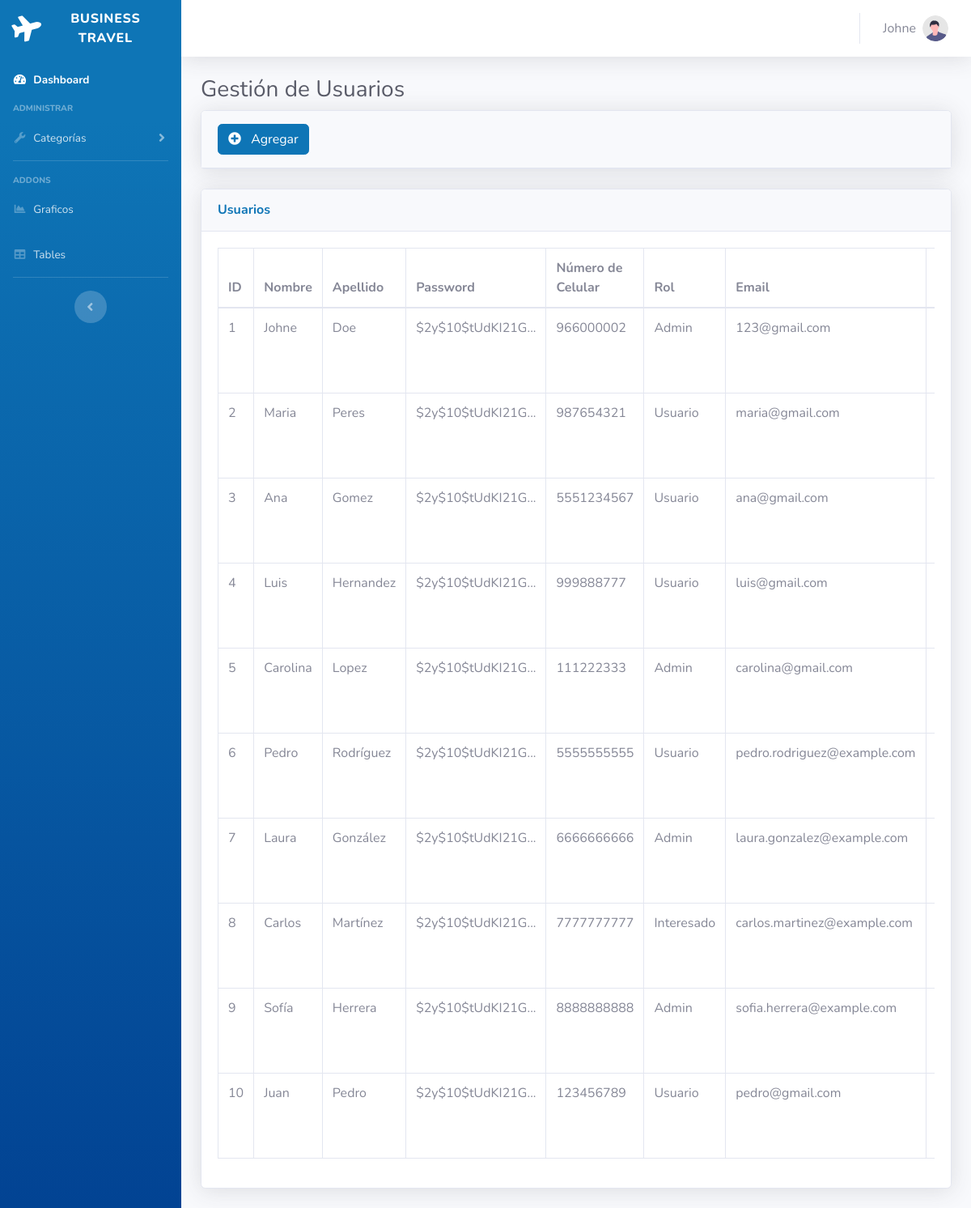
Screenshot of /MainController.php?action=usuario-index (signed in) with the database file from the repository.
### tables this page shows
CREATE TABLE IF NOT EXISTS `usuarios` (
  `id` int NOT NULL AUTO_INCREMENT,
  `nombre` varchar(50) NOT NULL,
  `apellido` varchar(50) NOT NULL,
  `password` varchar(60) NOT NULL,
  `numeroCelular` varchar(20) NOT NULL,
  `rol` int NOT NULL,
  `email` varchar(50) NOT NULL,
  PRIMARY KEY (`id`),
  KEY `FK_usuarios_roles` (`rol`),
  CONSTRAINT `FK_usuarios_roles` FOREIGN KEY (`rol`) REFERENCES `roles` (`id`)
);

### Controller/UsuarioController.php (called while the page is built, shortened)
<?php
require_once 'Model/Dao/UsuarioDAO.php';
class UsuarioController
{
    private $usuarioDAO;
    public function __construct()
    {
        $this->usuarioDAO = new UsuarioDAO();
    }
    public function index()
    {
        $usuarios = $this->usuarioDAO->getAllUsuarios();
        include 'View/Usuario/index.php';
    }
}

### Model/Dao/UsuarioDAO.php (called while the page is built, shortened)
<?php
require_once 'db_connect.php';
require_once 'Model/Usuario.php';
class UsuarioDAO implements UsuarioDAOInterface{
    public function getAllUsuarios() {
        global $conn;
        $usuarios = [];
        $query = "SELECT * FROM usuarios";
        $result = $conn->query($query);
        if ($result->num_rows > 0) {
            while ($row = $result->fetch_assoc()) {
                $usuario = new Usuario();
                $usuario->setId($row['id']);
                $usuario->setNombre($row['nombre']);
                $usuario->setApellido($row['apellido']);
                $usuario->setPassword($row['password']);
                $usuario->setNumeroCelular($row['numeroCelular']);
                $usuario->setRol($row['rol']);
                $usuario->setEmail($row['email']);
                $usuarios[] = $usuario;
            }
        }
        return $usuarios;
    }
}
?>

### Model/Usuario.php (called while the page is built)
<?php
class Usuario {
    private $id;
    private $nombre;
    private $apellido;
    private $password;
    private $numeroCelular;
    private $rol;
    private $email;
    public function getId() {
        return $this->id;
    }
    public function setId($id) {
        $this->id = $id;
    }
    public function getNombre() {
        return $this->nombre;
    }
    public function setNombre($nombre) {
        $this->nombre = $nombre;
    }
    public function getApellido() {
        return $this->apellido;
    }
    public function setApellido($apellido) {
        $this->apellido = $apellido;
    }
    public function getPassword() {
        return $this->password;
    }
    public function setPassword($password) {
        $this->password = $password;
    }
    public function getNumeroCelular() {
        return $this->numeroCelular;
    }
    public function setNumeroCelular($numeroCelular) {
        $this->numeroCelular = $numeroCelular;
    }
    public function getRol() {
        return $this->rol;
    }
    public function setRol($rol) {
        $this->rol = $rol;
    }
    public function getEmail() {
        return $this->email;
    }
    public function setEmail($email) {
        $this->email = $email;
    }
}
?>

### View/Usuario/index.php (the view, shortened to what this page needs)
<!DOCTYPE html>
<html lang="en">
<head>
    <link href="View/static/vendor/fontawesome-free/css/all.min.css" rel="stylesheet" type="text/css">
    <link href="View/static/css/sb-admin-2.min.css" rel="stylesheet">
</head>
<body id="page-top">
    <div id="wrapper">
        <?php
        include 'View/header/lateralDashboard.php';
        ?>
        <div id="content-wrapper" class="d-flex flex-column">
            <div id="content">
                <?php
                include 'View/header/headerDashboard.php';
                ?>
                <div class="container-fluid">
                    <h1 class="h3 mb-2 text-gray-800">Gestión de Usuarios</h1>
                    <div class="card shadow mb-4">
                        <div class="card-header py-3 d-flex align-items-center">
                            <a href="MainController.php?action=usuario-add" class="text-decoration-none">
                                <div class="d-flex align-items-center">
                                    <button class="btn btn-primary">
                                        <i class="fas fa-plus-circle mr-2"></i>
                                        Agregar
                                    </button>
                                </div>
                            </a>
                        </div>
                    </div>
                    <div class="card shadow mb-4">
                        <div class="card-header py-3">
                            <h6 class="m-0 font-weight-bold text-primary">Usuarios</h6>
                        </div>
                        <div class="card-body">
                            <div class="table-responsive">
                                <table class="table table-bordered" id="dataTable" width="100%" cellspacing="0">
                                    <thead>
                                        <tr>
                                            <th>ID</th>
                                            <th>Nombre</th>
                                            <th>Apellido</th>
                                            <th>Password</th>
                                            <th>Número de Celular</th>
                                            <th>Rol</th>
                                            <th>Email</th>
                                            <th>Acciones</th>
                                        </tr>
                                    </thead>
                                    <tbody>
                                        <?php foreach ($usuarios as $usuario) : ?>
                                            <tr>
                                                <td><?php echo $usuario->getId(); ?></td>
                                                <td><?php echo $usuario->getNombre(); ?></td>
                                                <td><?php echo $usuario->getApellido(); ?></td>
                                                <td style="width: 100px;"><?php echo substr($usuario->getPassword(), 0, 15); ?>...</td>
                                                <td><?php echo $usuario->getNumeroCelular(); ?></td>
                                                <td><?php echo $usuario->getRol(); ?></td>
                                                <td><?php echo $usuario->getEmail(); ?></td>
                                                <td class="col-2">
                                                </td>
                                            </tr>
                                        <?php endforeach; ?>
                                    </tbody>
                                </table>
                            </div>
                        </div>
                    </div>
                </div>
            </div>
        </div>
    </div>
</body>
</html>

### rows the page displays
usuarios: id "1", nombre "Johne", apellido "Doe", password "$2y$10$tUdKI21G", numeroCelular "966000002", Rol "Admin", email "123@gmail.com"
usuarios: id "2", nombre "Maria", apellido "Peres", password "$2y$10$tUdKI21G", numeroCelular "987654321", Rol "Usuario", email "maria@gmail.com"
usuarios: id "3", nombre "Ana", apellido "Gomez", password "$2y$10$tUdKI21G", numeroCelular "5551234567", Rol "Usuario", email "ana@gmail.com"
usuarios: id "4", nombre "Luis", apellido "Hernandez", password "$2y$10$tUdKI21G", numeroCelular "999888777", Rol "Usuario", email "luis@gmail.com"
usuarios: id "5", nombre "Carolina", apellido "Lopez", password "$2y$10$tUdKI21G", numeroCelular "111222333", Rol "Admin", email "carolina@gmail.com"
usuarios: id "6", nombre "Pedro", apellido "Rodríguez", password "$2y$10$tUdKI21G", numeroCelular "5555555555", Rol "Usuario", email "pedro.rodriguez@example.com"
usuarios: id "7", nombre "Laura", apellido "González", password "$2y$10$tUdKI21G", numeroCelular "6666666666", Rol "Admin", email "laura.gonzalez@example.com"
usuarios: id "8", nombre "Carlos", apellido "Martínez", password "$2y$10$tUdKI21G", numeroCelular "7777777777", Rol "Interesado", email "carlos.martinez@example.com"
usuarios: id "9", nombre "Sofía", apellido "Herrera", password "$2y$10$tUdKI21G", numeroCelular "8888888888", Rol "Admin", email "sofia.herrera@example.com"
usuarios: id "10", nombre "Juan", apellido "Pedro", password "$2y$10$tUdKI21G", numeroCelular "123456789", Rol "Usuario", email "pedro@gmail.com"

### other values shown
$_SESSION['nombre'] "Johne"
